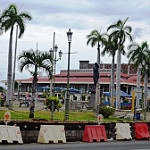
#> input picture train/buildings/10196.jpg, 150 x 150 px, found by its file name; its folder holds 4 pictures in this run
$ python main.py
#> lines starting #> are read from the running program, lines starting #| are printed output that depends on the picture
from sklearn.svm import SVC
from sklearn.decomposition import PCA
from sklearn.pipeline import make_pipeline
from sklearn.model_selection import GridSearchCV
import time
import pickle
import numpy as np
import cv2
import os
import csv

""" -- CHANGELOG --
    v2 changes:
        - increased n_components from 25 to 250 of PCA
        - removed random_state from PCA
        - adjusted possible parameters for svc
    v3 changes:
        - reduced n_components from 250 to 150
        - adjusted possible parameters for svc
        - removing interpolation step from image resizing
    v4 changes:
        - adjusted possible parameters for svc
    v5 changes:
        - adjusted possible parameters for svc
    v6 changes:
        - large overhaul to the svc parameters
        - perform an EXPANSIVE search for the best parameter
"""


# Function to load images and filenames from a directory
def load_image_data(folder, flag):
#> called with flag = False
    data = []
    names = []
    size = 0

    # Read every file from the folder directory
    for filename in os.listdir(folder):

        # Read in the image, convert it to grayscale, and resize it to 150x150
        # Also, save the current filename
        names.append(filename)
        img = cv2.imread(os.path.join(folder, filename))
#> img is the input picture: shape (150, 150, 3); mean B, G, R 130.3, 132.1, 132.2
        grey_img = cv2.cvtColor(img, cv2.COLOR_BGR2GRAY)
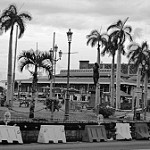
#> grey_img: shape (150, 150); min 0, max 255, mean 131.9
        resized_img = cv2.resize(grey_img, (150, 150))

        # Flatten the array of 150x150 pixels into a row vector
        img_array = np.array(resized_img)
        img_data = img_array.flatten()
        data.append(img_data)
        size = size + 1
#> pass 2 of the loop in load_image_data, `for filename in os.listdir(folder):`:
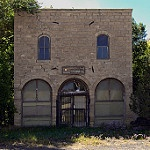
#> input picture train/buildings/10792.jpg, 150 x 150 px, found by its file name
#> in load_image_data, img is the input picture: shape (150, 150, 3); mean B, G, R 75.1, 81.7, 86.4
#> in load_image_data, `grey_img = cv2.cvtColor(img, cv2.COLOR_BGR2GRAY)`:
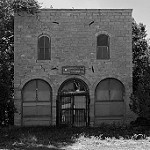
#> grey_img: shape (150, 150); min 0, max 248, mean 82.4

    # Store every row vector of pixels into a matrix
    data_array = np.zeros((size, 22500))
    for i in range(size):
        data_array[i] = data[i]

    if flag:
        return data_array, names
    else:
        return data_array


# Function to load all of the training data into a single matrix
def load_training_data():

    # Load training images into separate arrays
    building_data = load_image_data('C:/Users/Marcelo/PycharmProjects/CMPE188/train/buildings/', False)
    forest_data = load_image_data('C:/Users/Marcelo/PycharmProjects/CMPE188/train/forest/', False)
    glacier_data = load_image_data('C:/Users/Marcelo/PycharmProjects/CMPE188/train/glacier/', False)
    mountain_data = load_image_data('C:/Users/Marcelo/PycharmProjects/CMPE188/train/mountain/', False)
    sea_data = load_image_data('C:/Users/Marcelo/PycharmProjects/CMPE188/train/sea/', False)
    street_data = load_image_data('C:/Users/Marcelo/PycharmProjects/CMPE188/train/street/', False)

    # Combine the arrays into matrices
    stack1 = np.vstack((building_data, forest_data))
    stack2 = np.vstack((glacier_data, mountain_data))
    stack3 = np.vstack((sea_data, street_data))
    tempStack = np.vstack((stack1, stack2))

    labels = []
    # Create the training labels for the data
    for i in range(len(building_data)):
        labels.append(0)
    for j in range(len(forest_data)):
        labels.append(1)
    for k in range(len(glacier_data)):
        labels.append(2)
    for x in range(len(mountain_data)):
        labels.append(3)
    for y in range(len(sea_data)):
        labels.append(4)
    for z in range(len(street_data)):
        labels.append(5)

    return np.vstack((tempStack, stack3)), np.array(labels)


# Function to write results to a csv file
def write_to_csv(prediction_data, file):
    csv_file = open("SVM_results_v6.csv", "w", newline='')
    writer = csv.writer(csv_file)
    writer.writerow(["Id", "Category"])
    for i in range(len(prediction_data)):
        writer.writerow([file[i], prediction_data[i]])
    csv_file.close()
    print("Successfully written to SVM_results_v6.csv")


# Main
if __name__ == '__main__':
    print("Current time:", (time.ctime(time.time())), flush=True)

    # Load the training data and labels
    start_time = time.perf_counter()
#> (the run stopped early here; a loop or call above may not have finished)
